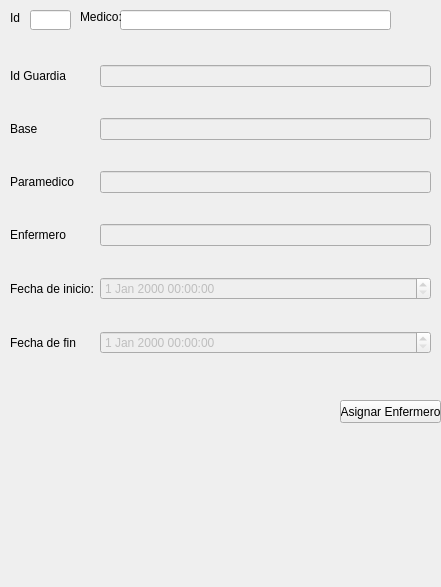
       <widget class="QWidget" name="page_4">
        <property name="geometry">
         <rect>
          <x>0</x>
          <y>0</y>
          <width>441</width>
          <height>587</height>
         </rect>
        </property>
        <attribute name="label">
         <string>Fechas</string>
        </attribute>
        <widget class="QPushButton" name="ide_btn_add_enfermero">
         <property name="geometry">
          <rect>
           <x>340</x>
           <y>400</y>
           <width>101</width>
           <height>23</height>
          </rect>
         </property>
         <property name="text">
          <string>Asignar Enfermero</string>
         </property>
        </widget>
        <widget class="QWidget" name="gridLayoutWidget_8">
         <property name="geometry">
          <rect>
           <x>10</x>
           <y>40</y>
           <width>421</width>
           <height>341</height>
          </rect>
         </property>
         <layout class="QGridLayout" name="gridLayout_2">
          <item row="2" column="0">
           <widget class="QLabel" name="label_14">
            <property name="text">
             <string>Paramedico</string>
            </property>
           </widget>
          </item>
          <item row="5" column="2">
           <widget class="QDateTimeEdit" name="ide_fyh_fin">
            <property name="enabled">
             <bool>false</bool>
            </property>
           </widget>
          </item>
          <item row="4" column="0">
           <widget class="QLabel" name="idm_lbl_6">
            <property name="text">
             <string>Fecha de inicio:</string>
            </property>
           </widget>
          </item>
          <item row="4" column="2">
           <widget class="QDateTimeEdit" name="ide_fyh_inicio">
            <property name="enabled">
             <bool>false</bool>
            </property>
           </widget>
          </item>
          <item row="1" column="0">
           <widget class="QLabel" name="label_15">
            <property name="text">
             <string>Base</string>
            </property>
           </widget>
          </item>
          <item row="5" column="0">
           <widget class="QLabel" name="idm_lbl_8">
            <property name="text">
             <string>Fecha de fin</string>
            </property>
           </widget>
          </item>
          <item row="3" column="0">
           <widget class="QLabel" name="label_16">
            <property name="text">
             <string>Enfermero</string>
            </property>
           </widget>
          </item>
          <item row="3" column="2">
           <widget class="QLineEdit" name="ide_txt_enfermero">
            <property name="enabled">
             <bool>false</bool>
            </property>
           </widget>
          </item>
          <item row="2" column="2">
           <widget class="QLineEdit" name="ide_txt_paramedico">
            <property name="enabled">
             <bool>false</bool>
            </property>
           </widget>
          </item>
          <item row="1" column="2">
           <widget class="QLineEdit" name="ide_txt_base">
            <property name="enabled">
             <bool>false</bool>
            </property>
           </widget>
          </item>
          <item row="0" column="0">
           <widget class="QLabel" name="label_17">
            <property name="text">
             <string>Id Guardia</string>
            </property>
           </widget>
          </item>
          <item row="0" column="2">
           <widget class="QLineEdit" name="ide_int_idguardia">
            <property name="enabled">
             <bool>false</bool>
            </property>
           </widget>
          </item>
         </layout>
        </widget>
        <widget class="QLineEdit" name="ide_txt_enfermero_ingreso">
         <property name="geometry">
          <rect>
           <x>120</x>
           <y>10</y>
           <width>271</width>
           <height>20</height>
          </rect>
         </property>
        </widget>
        <widget class="QLineEdit" name="ide_int_idenfermero_ingreso">
         <property name="geometry">
          <rect>
           <x>30</x>
           <y>10</y>
           <width>41</width>
           <height>20</height>
          </rect>
         </property>
        </widget>
        <widget class="QLabel" name="label_18">
         <property name="geometry">
          <rect>
           <x>10</x>
           <y>10</y>
           <width>21</width>
           <height>16</height>
          </rect>
         </property>
         <property name="text">
          <string>Id</string>
         </property>
        </widget>
        <widget class="QLabel" name="label_19">
         <property name="geometry">
          <rect>
           <x>80</x>
           <y>10</y>
           <width>47</width>
           <height>13</height>
          </rect>
         </property>
         <property name="text">
          <string>Medico:</string>
         </property>
        </widget>
       </widget>
